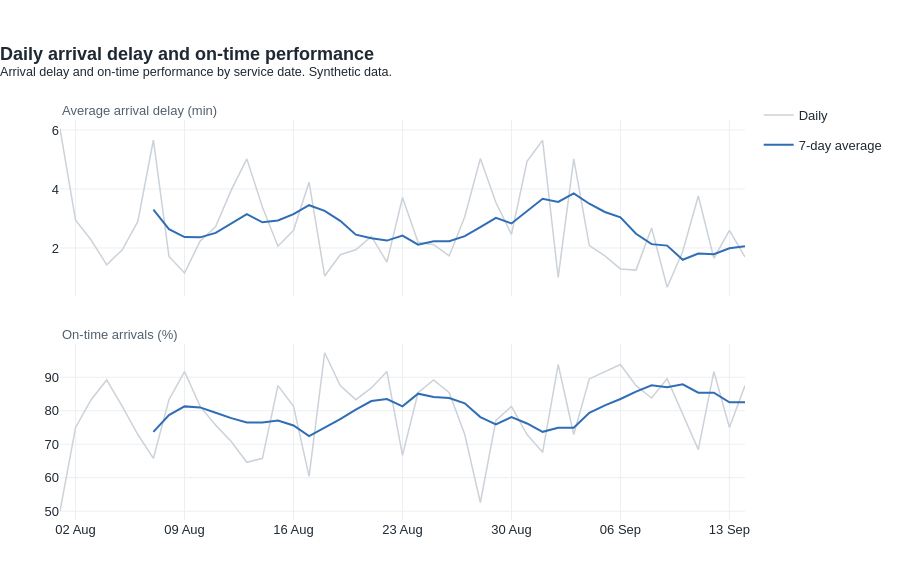

Here is the notebook cell this chart was saved with:
### Code cell
fig = make_subplots(rows=2, cols=1, shared_xaxes=True, vertical_spacing=0.12,
                    subplot_titles=("Average arrival delay (min)", "On-time arrivals (%)"))
for row, (daily_col, rolling_col, unit) in enumerate(
        [("avg_arrival_delay", "avg_delay_7d", " min"), ("on_time_pct", "on_time_pct_7d", "%")], start=1):
    # daily line in grey, rolling average on top
    fig.add_trace(go.Scatter(
        x=by_date["service_date"], y=by_date[daily_col], name="Daily", mode="lines",
        line=dict(color=AXIS, width=1.5), legendgroup="daily", showlegend=row == 1,
        hovertemplate="%{x|%a %d %b}: %{y}" + unit + "<extra>Daily</extra>",
    ), row=row, col=1)
    fig.add_trace(go.Scatter(
        x=by_date["service_date"], y=by_date[rolling_col], name="7-day average", mode="lines",
        line=dict(color=ARRIVAL, width=2), legendgroup="rolling", showlegend=row == 1,
        hovertemplate="%{x|%a %d %b}: %{y}" + unit + "<extra>7-day average</extra>",
    ), row=row, col=1)
fig.update_xaxes(tickformat="%d %b")
fig.update_layout(hovermode="x unified")
fig.update_annotations(font=dict(color=INK_SOFT, size=13), x=0, xanchor="left")
titled(fig, "Daily arrival delay and on-time performance",
       "Arrival delay and on-time performance by service date. Synthetic data.",
       height=580).update_layout(legend=dict(y=1.05), margin=dict(t=120))
save(fig, "04_daily_trend").show()
